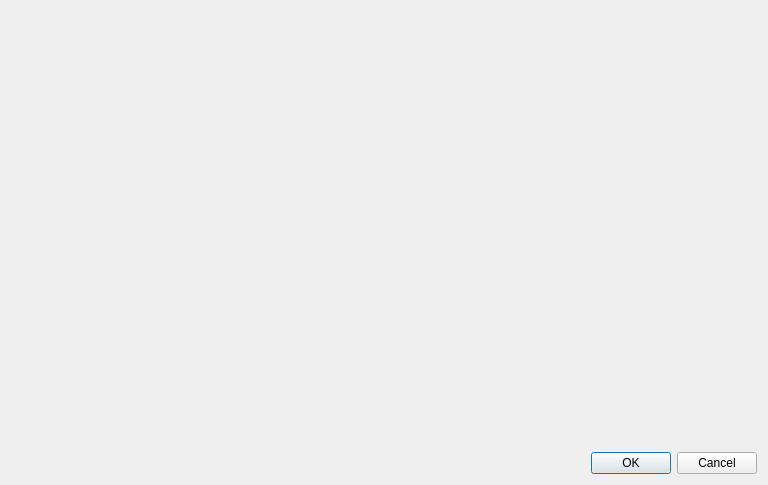
<?xml version="1.0" encoding="UTF-8"?>
<ui version="4.0">
 <class>Dialog</class>
 <widget class="QDialog" name="Dialog">
  <property name="geometry">
   <rect>
    <x>0</x>
    <y>0</y>
    <width>768</width>
    <height>485</height>
   </rect>
  </property>
  <property name="windowTitle">
   <string>FFT</string>
  </property>
  <layout class="QVBoxLayout" name="verticalLayout">
   <item>
    <widget class="PlotWidget" name="fftView" native="true"/>
   </item>
   <item>
    <widget class="QDialogButtonBox" name="buttonBox">
     <property name="orientation">
      <enum>Qt::Horizontal</enum>
     </property>
     <property name="standardButtons">
      <set>QDialogButtonBox::Cancel|QDialogButtonBox::Ok</set>
     </property>
    </widget>
   </item>
  </layout>
 </widget>
 <customwidgets>
  <customwidget>
   <class>PlotWidget</class>
   <extends>QWidget</extends>
   <header>pyqtgraph.h</header>
   <container>1</container>
  </customwidget>
 </customwidgets>
 <resources/>
 <connections>
  <connection>
   <sender>buttonBox</sender>
   <signal>accepted()</signal>
   <receiver>Dialog</receiver>
   <slot>accept()</slot>
   <hints>
    <hint type="sourcelabel">
     <x>227</x>
     <y>464</y>
    </hint>
    <hint type="destinationlabel">
     <x>157</x>
     <y>274</y>
    </hint>
   </hints>
  </connection>
  <connection>
   <sender>buttonBox</sender>
   <signal>rejected()</signal>
   <receiver>Dialog</receiver>
   <slot>reject()</slot>
   <hints>
    <hint type="sourcelabel">
     <x>295</x>
     <y>470</y>
    </hint>
    <hint type="destinationlabel">
     <x>286</x>
     <y>274</y>
    </hint>
   </hints>
  </connection>
 </connections>
</ui>
